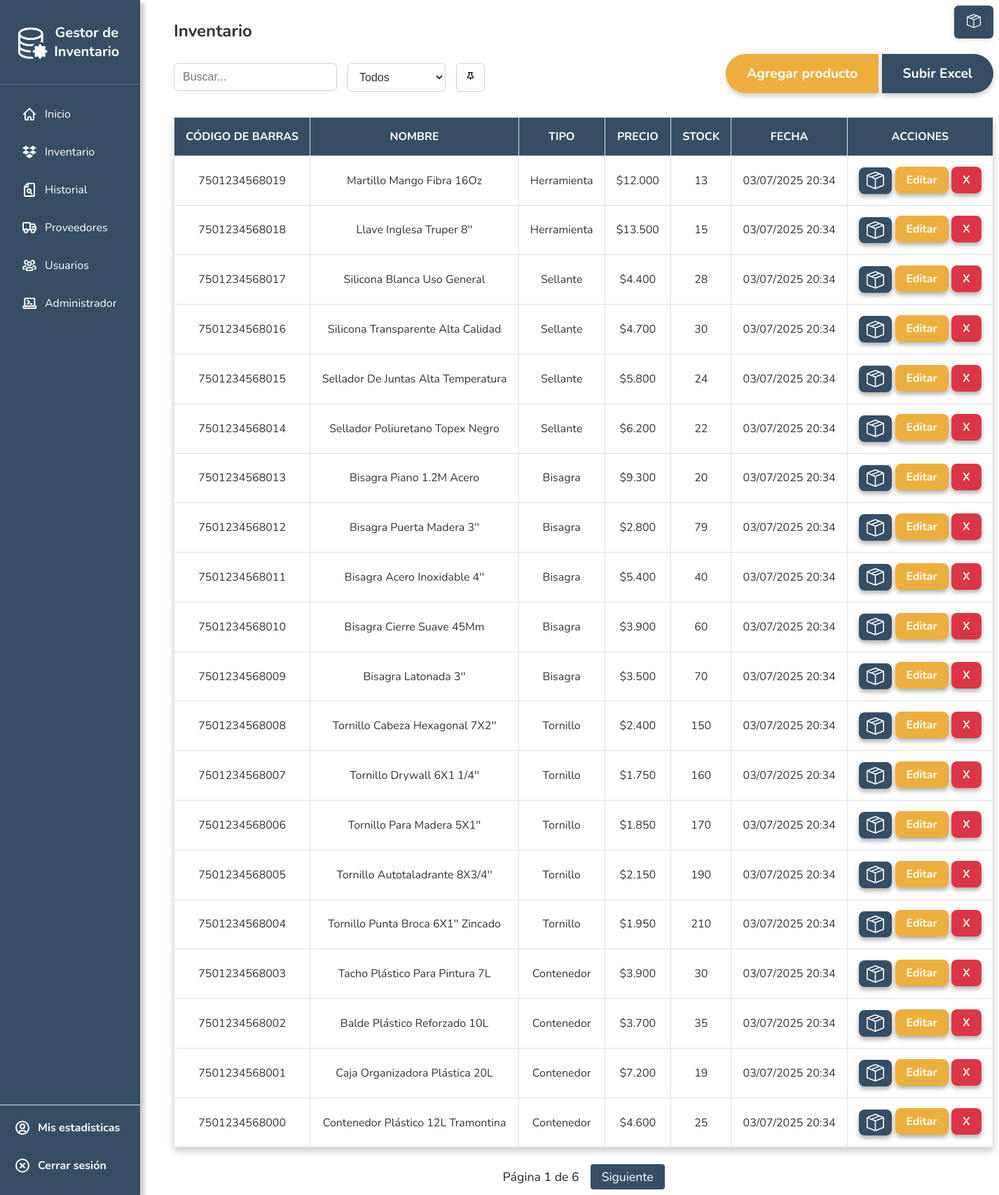
/inventario/ (signed in), run on the app's committed database.
### inventory/models.py (models this page shows, shortened)
class Producto(models.Model):
    name = models.CharField(max_length=200, default='Sin nombre')
    product_type = models.ForeignKey(ProductType, on_delete=models.CASCADE, verbose_name="Tipo")
    price = models.IntegerField()
    stock = models.IntegerField(default=0)
    codigo_barras = models.CharField(max_length=50, null=True, blank=True)
    date_added = models.DateTimeField(default=now, editable=False)
    class Meta:
        verbose_name = "Producto"
        verbose_name_plural = "Productos"

class ProductType(models.Model):
    name = models.CharField(max_length=100, unique=True)
    description = models.TextField(blank=True, null=True)
    is_active = models.BooleanField(default=True)
    created_at = models.DateTimeField(auto_now_add=True)
    class Meta:
        verbose_name = "Tipo de Producto"
        verbose_name_plural = "Tipos de Productos"

### inventory/views.py (the view)
# urls.py: path('inventario', inventario, name='inventario'),
@login_required
def inventario(request):
    query = request.GET.get('q', '')
    product_type_filter = request.GET.get('type', '')
    productos = Producto.objects.all()
    if query:
        productos = productos.filter(
            Q(name__icontains=query) |
            Q(codigo_barras__icontains=query)
        )
    if product_type_filter:
        productos = productos.filter(product_type__name=product_type_filter)
    from django.db.models import F
    productos = productos.annotate(
        codigo_barras_int=F('codigo_barras')
    ).order_by(
        F('codigo_barras').desc(nulls_last=True),
        '-id'
    )
    product_types = ProductType.objects.filter(is_active=True).order_by('name')
    paginator = Paginator(productos, 20)
    page_number = request.GET.get('page')
    productos = paginator.get_page(page_number)
    context = {
        'productos': productos,
        'product_types': product_types,
        'current_query': query,
        'current_type': product_type_filter
    }
    return render(request, 'inv/inventario.html', context)

### inventory/templatetags/number_filters.py (called while the page is built)
@register.filter
def comma_miles(value):
    try:
        return f"{int(value):,}".replace(",", ".")
    except:
        return value

### inventory/templates/inv/inventario.html (shortened to what this page needs)
{% extends 'inv/base.html' %}
{% load static %}
{% block body %}
<h2>Inventario</h2>
<div class="container-set-inventory">
  <div class="add_buttons">
    <div class="inventory-left">
      <div class="button-group">
        <input type="text" id="searchInput" placeholder="Buscar..." class="form-control d-inline-block w-auto" />
      </div>
      <div class="button-group">
        <select id="filterType" class="form-select d-inline-block w-auto">
          <option value="">Todos</option>
        </select>
        <button type="submit" class="dynamic-table-button">Entrar</button>
      </div>
    </div>
    <div class="inventory-right">
      <div class="button-group">
        <div class="button-group-fused">
          <a href="{% url 'producto_create' %}" class=" agregar-producto">Agregar producto</a>
          <a href="{% url 'upload_products_excel' %}" class=" agregar-excel">Subir Excel</a>
        </div>
      </div>
    </div>
  </div>
  <div id="tablaProductos">
    {% include 'inv/tabla_productos.html' %}
  </div>
  {% include 'inv/cart_panel.html' %}
  {% endblock %}

### inventory/templates/inv/tabla_productos.html (shortened to what this page needs)
{% load number_filters %}
<div class="table-responsive">
  <table class="table table-striped">
    <thead>
      <tr>
        <th>Código de Barras</th>
        <th>Nombre</th>
        <th>Tipo</th>
        <th>Precio</th>
        <th>Stock</th>
        <th>Fecha</th>
        <th>Acciones</th>
      </tr>
    </thead>
    <tbody>
      {% for producto in productos %}
      <tr>
        <td>{{ producto.codigo_barras|default:"-" }}</td>
        <td>{{ producto.name }}</td>
        <td>{{ producto.product_type.name }}</td>
        <td>${{ producto.price|comma_miles }}</td>
        <td>{{ producto.stock }}</td>
        <td>{{ producto.date_added|date:"d/m/Y H:i" }}</td>
        <td>
          <a class="cart-inv-btn" data-product-id="{{ producto.id }}"  data-product-name="{{ producto.name }}" data-product-price="{{ producto.price }}" data-product-stock="{{ producto.stock }}">
          </a>
          <a href="{% url 'producto_update' producto.pk %}" class="btn btn-sm btn-warning">Editar</a>
          {% if user.is_staff %}
          <a href="{% url 'producto_delete' producto.pk %}" class="btn btn-sm btn-danger"
           onclick="return confirm('¿Está seguro que desea eliminar este producto?')">X</a>
           {% endif %}
        </td>
      </tr>
      {% empty %}
      <tr>
        <td colspan="7" class="text-center">No hay productos disponibles</td>
      </tr>
      {% endfor %}
    </tbody>
  </table>
</div>
<div class="pagination">
  <span>Página {{ productos.number }} de {{ productos.paginator.num_pages }}</span>
  {% if productos.has_next %}
  <a
    href="?page={{ productos.next_page_number }}{% if current_query %}&q={{ current_query }}{% endif %}{% if current_type %}&type={{ current_type }}{% endif %}">Siguiente</a>
  {% endif %}
</div>

### inventory/static/css/style.css (style rules this page uses)
.button-group { display: flex; gap: 15px; margin-bottom: 20px; }
button.dynamic-table-button { background-color: white; border-radius: 6px; border: 1px solid #ced4da; padding: 10px 12px; font-size: 1rem; margin-top: 10px; transition: border-color 0.2s; }
.form-select { padding: 6px 12px; border: 1px solid #ced4da; border-radius: 4px; background: #fff; font-size: 1rem; color: #333; min-width: 140px; outline: none; transition: border-color 0.2s; }
.form-control { border-radius: 6px; border: 1px solid #ced4da; padding: 10px 12px; font-size: 1rem; margin-top: 10px; transition: border-color 0.2s; }
.add_buttons select#filterType { border-radius: 6px; border: 1px solid #ced4da; padding: 10px 12px; font-size: 1rem; margin-top: 10px; transition: border-color 0.2s; }
.add_buttons { display: flex; justify-content: space-between; align-items: center; flex-wrap: wrap; }
.agregar-producto { border-top-left-radius: 50px; border-bottom-left-radius: 50px; text-decoration: none; font-size: 1.2rem; padding: 15px 30px; margin: 10px 1px; font-weight: bold; transition: transform 0.2s, background-color 0.3s; background-color: rgb(236, 175, 61); color: white; box-shadow: 0 4px 6px rgba(0, 0, 0, 0.2); }
.agregar-excel { border-top-right-radius: 50px; border-bottom-right-radius: 50px; text-decoration: none; font-size: 1.2rem; padding: 15px 30px; margin: 1px 1px; font-weight: bold; transition: transform 0.2s, background-color 0.3s; background-color: #354e66; color: white; box-shadow: 0 4px 6px rgba(0, 0, 0, 0.2); }
.inventory-left { display: flex; align-items: center; gap: 15px; }
.button-group-fused a { border-radius: 0; margin-right: -1px; }
.button-group-fused a:first-child { border-top-left-radius: 50px; border-bottom-left-radius: 50px; }
.button-group-fused a:last-child { border-top-right-radius: 50px; border-bottom-right-radius: 50px; margin-right: 0; }
.pagination { display: flex; justify-content: center; align-items: center; margin-top: 24px; gap: 16px; font-size: 1.1em; }
.pagination a { color: #fff; background: #354e66; padding: 6px 16px; border-radius: 4px; text-decoration: none; transition: background 0.2s; }
.pagination span { color: #333; font-weight: 500; }

### data on the page
Producto: codigo_barras "7501234568019", name "Martillo Mango Fibra 16Oz", product_type.name "Herramienta", price|comma_miles "12.000", stock "13", date_added "03/07/2025 20:34"
Producto: codigo_barras "7501234568018", name "Llave Inglesa Truper 8''", product_type.name "Herramienta", price|comma_miles "13.500", stock "15", date_added "03/07/2025 20:34"
Producto: codigo_barras "7501234568017", name "Silicona Blanca Uso General", product_type.name "Sellante", price|comma_miles "4.400", stock "28", date_added "03/07/2025 20:34"
Producto: codigo_barras "7501234568016", name "Silicona Transparente Alta Calidad", product_type.name "Sellante", price|comma_miles "4.700", stock "30", date_added "03/07/2025 20:34"
Producto: codigo_barras "7501234568015", name "Sellador De Juntas Alta Temperatura", product_type.name "Sellante", price|comma_miles "5.800", stock "24", date_added "03/07/2025 20:34"
Producto: codigo_barras "7501234568014", name "Sellador Poliuretano Topex Negro", product_type.name "Sellante", price|comma_miles "6.200", stock "22", date_added "03/07/2025 20:34"
Producto: codigo_barras "7501234568013", name "Bisagra Piano 1.2M Acero", product_type.name "Bisagra", price|comma_miles "9.300", stock "20", date_added "03/07/2025 20:34"
Producto: codigo_barras "7501234568012", name "Bisagra Puerta Madera 3''", product_type.name "Bisagra", price|comma_miles "2.800", stock "79", date_added "03/07/2025 20:34"
Producto: codigo_barras "7501234568011", name "Bisagra Acero Inoxidable 4''", product_type.name "Bisagra", price|comma_miles "5.400", stock "40", date_added "03/07/2025 20:34"
Producto: codigo_barras "7501234568010", name "Bisagra Cierre Suave 45Mm", product_type.name "Bisagra", price|comma_miles "3.900", stock "60", date_added "03/07/2025 20:34"
Producto: codigo_barras "7501234568009", name "Bisagra Latonada 3''", product_type.name "Bisagra", price|comma_miles "3.500", stock "70", date_added "03/07/2025 20:34"
Producto: codigo_barras "7501234568008", name "Tornillo Cabeza Hexagonal 7X2''", product_type.name "Tornillo", price|comma_miles "2.400", stock "150", date_added "03/07/2025 20:34"
Producto: codigo_barras "7501234568007", name "Tornillo Drywall 6X1 1/4''", product_type.name "Tornillo", price|comma_miles "1.750", stock "160", date_added "03/07/2025 20:34"
Producto: codigo_barras "7501234568006", name "Tornillo Para Madera 5X1''", product_type.name "Tornillo", price|comma_miles "1.850", stock "170", date_added "03/07/2025 20:34"
Producto: codigo_barras "7501234568005", name "Tornillo Autotaladrante 8X3/4''", product_type.name "Tornillo", price|comma_miles "2.150", stock "190", date_added "03/07/2025 20:34"
Producto: codigo_barras "7501234568004", name "Tornillo Punta Broca 6X1'' Zincado", product_type.name "Tornillo", price|comma_miles "1.950", stock "210", date_added "03/07/2025 20:34"
Producto: codigo_barras "7501234568003", name "Tacho Plástico Para Pintura 7L", product_type.name "Contenedor", price|comma_miles "3.900", stock "30", date_added "03/07/2025 20:34"
Producto: codigo_barras "7501234568002", name "Balde Plástico Reforzado 10L", product_type.name "Contenedor", price|comma_miles "3.700", stock "35", date_added "03/07/2025 20:34"
Producto: codigo_barras "7501234568001", name "Caja Organizadora Plástica 20L", product_type.name "Contenedor", price|comma_miles "7.200", stock "19", date_added "03/07/2025 20:34"
Producto: codigo_barras "7501234568000", name "Contenedor Plástico 12L Tramontina", product_type.name "Contenedor", price|comma_miles "4.600", stock "25", date_added "03/07/2025 20:34"

### other printed values
{{ productos.number }} "1"
{{ productos.paginator.num_pages }} "6"
